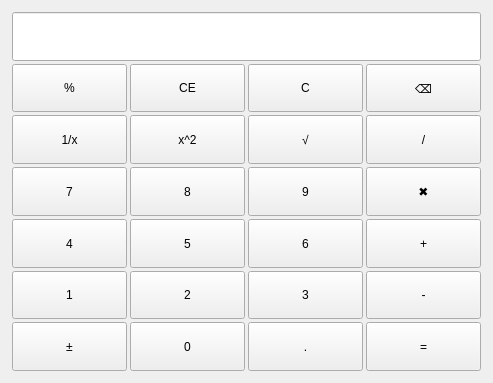
<?xml version="1.0" encoding="UTF-8"?>
<ui version="4.0">
 <class>Widget</class>
 <widget class="QWidget" name="Widget">
  <property name="geometry">
   <rect>
    <x>0</x>
    <y>0</y>
    <width>493</width>
    <height>383</height>
   </rect>
  </property>
  <property name="sizePolicy">
   <sizepolicy hsizetype="Minimum" vsizetype="Minimum">
    <horstretch>0</horstretch>
    <verstretch>0</verstretch>
   </sizepolicy>
  </property>
  <property name="windowTitle">
   <string>Widget</string>
  </property>
  <property name="autoFillBackground">
   <bool>false</bool>
  </property>
  <layout class="QHBoxLayout" name="horizontalLayout">
   <item>
    <layout class="QGridLayout" name="gridLayout">
     <property name="leftMargin">
      <number>1</number>
     </property>
     <property name="topMargin">
      <number>1</number>
     </property>
     <property name="rightMargin">
      <number>1</number>
     </property>
     <property name="bottomMargin">
      <number>1</number>
     </property>
     <property name="spacing">
      <number>3</number>
     </property>
     <item row="5" column="2">
      <widget class="QPushButton" name="btnNum3">
       <property name="sizePolicy">
        <sizepolicy hsizetype="Minimum" vsizetype="Minimum">
         <horstretch>0</horstretch>
         <verstretch>0</verstretch>
        </sizepolicy>
       </property>
       <property name="text">
        <string>3</string>
       </property>
      </widget>
     </item>
     <item row="4" column="1">
      <widget class="QPushButton" name="btnNum5">
       <property name="sizePolicy">
        <sizepolicy hsizetype="Minimum" vsizetype="Minimum">
         <horstretch>0</horstretch>
         <verstretch>0</verstretch>
        </sizepolicy>
       </property>
       <property name="text">
        <string>5</string>
       </property>
      </widget>
     </item>
     <item row="5" column="1">
      <widget class="QPushButton" name="btnNum2">
       <property name="sizePolicy">
        <sizepolicy hsizetype="Minimum" vsizetype="Minimum">
         <horstretch>0</horstretch>
         <verstretch>0</verstretch>
        </sizepolicy>
       </property>
       <property name="text">
        <string>2</string>
       </property>
      </widget>
     </item>
     <item row="1" column="1">
      <widget class="QPushButton" name="btnClearAll">
       <property name="sizePolicy">
        <sizepolicy hsizetype="Minimum" vsizetype="Minimum">
         <horstretch>0</horstretch>
         <verstretch>0</verstretch>
        </sizepolicy>
       </property>
       <property name="text">
        <string>CE</string>
       </property>
      </widget>
     </item>
     <item row="3" column="1">
      <widget class="QPushButton" name="btnNum8">
       <property name="sizePolicy">
        <sizepolicy hsizetype="Minimum" vsizetype="Minimum">
         <horstretch>0</horstretch>
         <verstretch>0</verstretch>
        </sizepolicy>
       </property>
       <property name="text">
        <string>8</string>
       </property>
      </widget>
     </item>
     <item row="3" column="0">
      <widget class="QPushButton" name="btnNum7">
       <property name="sizePolicy">
        <sizepolicy hsizetype="Minimum" vsizetype="Minimum">
         <horstretch>0</horstretch>
         <verstretch>0</verstretch>
        </sizepolicy>
       </property>
       <property name="text">
        <string>7</string>
       </property>
      </widget>
     </item>
     <item row="7" column="0">
      <widget class="QPushButton" name="btnOpposite">
       <property name="sizePolicy">
        <sizepolicy hsizetype="Minimum" vsizetype="Minimum">
         <horstretch>0</horstretch>
         <verstretch>0</verstretch>
        </sizepolicy>
       </property>
       <property name="text">
        <string>±</string>
       </property>
      </widget>
     </item>
     <item row="4" column="2">
      <widget class="QPushButton" name="btnNum6">
       <property name="sizePolicy">
        <sizepolicy hsizetype="Minimum" vsizetype="Minimum">
         <horstretch>0</horstretch>
         <verstretch>0</verstretch>
        </sizepolicy>
       </property>
       <property name="text">
        <string>6</string>
       </property>
      </widget>
     </item>
     <item row="5" column="0">
      <widget class="QPushButton" name="btnNum1">
       <property name="sizePolicy">
        <sizepolicy hsizetype="Minimum" vsizetype="Minimum">
         <horstretch>0</horstretch>
         <verstretch>0</verstretch>
        </sizepolicy>
       </property>
       <property name="text">
        <string>1</string>
       </property>
      </widget>
     </item>
     <item row="5" column="3">
      <widget class="QPushButton" name="btnMinus">
       <property name="sizePolicy">
        <sizepolicy hsizetype="Minimum" vsizetype="Minimum">
         <horstretch>0</horstretch>
         <verstretch>0</verstretch>
        </sizepolicy>
       </property>
       <property name="text">
        <string>-</string>
       </property>
      </widget>
     </item>
     <item row="2" column="0">
      <widget class="QPushButton" name="btnInverse">
       <property name="sizePolicy">
        <sizepolicy hsizetype="Minimum" vsizetype="Minimum">
         <horstretch>0</horstretch>
         <verstretch>0</verstretch>
        </sizepolicy>
       </property>
       <property name="text">
        <string>1/x</string>
       </property>
      </widget>
     </item>
     <item row="3" column="2">
      <widget class="QPushButton" name="btnNum9">
       <property name="sizePolicy">
        <sizepolicy hsizetype="Minimum" vsizetype="Minimum">
         <horstretch>0</horstretch>
         <verstretch>0</verstretch>
        </sizepolicy>
       </property>
       <property name="text">
        <string>9</string>
       </property>
      </widget>
     </item>
     <item row="1" column="0">
      <widget class="QPushButton" name="btnPercentage">
       <property name="sizePolicy">
        <sizepolicy hsizetype="Minimum" vsizetype="Minimum">
         <horstretch>0</horstretch>
         <verstretch>0</verstretch>
        </sizepolicy>
       </property>
       <property name="text">
        <string>%</string>
       </property>
      </widget>
     </item>
     <item row="1" column="2">
      <widget class="QPushButton" name="btnClear">
       <property name="sizePolicy">
        <sizepolicy hsizetype="Minimum" vsizetype="Minimum">
         <horstretch>0</horstretch>
         <verstretch>0</verstretch>
        </sizepolicy>
       </property>
       <property name="text">
        <string>C</string>
       </property>
      </widget>
     </item>
     <item row="7" column="2">
      <widget class="QPushButton" name="btnPeriod">
       <property name="sizePolicy">
        <sizepolicy hsizetype="Minimum" vsizetype="Minimum">
         <horstretch>0</horstretch>
         <verstretch>0</verstretch>
        </sizepolicy>
       </property>
       <property name="text">
        <string>.</string>
       </property>
      </widget>
     </item>
     <item row="4" column="0">
      <widget class="QPushButton" name="btnNum4">
       <property name="sizePolicy">
        <sizepolicy hsizetype="Minimum" vsizetype="Minimum">
         <horstretch>0</horstretch>
         <verstretch>0</verstretch>
        </sizepolicy>
       </property>
       <property name="text">
        <string>4</string>
       </property>
      </widget>
     </item>
     <item row="2" column="2">
      <widget class="QPushButton" name="btnSqrt">
       <property name="sizePolicy">
        <sizepolicy hsizetype="Minimum" vsizetype="Minimum">
         <horstretch>0</horstretch>
         <verstretch>0</verstretch>
        </sizepolicy>
       </property>
       <property name="text">
        <string>√</string>
       </property>
      </widget>
     </item>
     <item row="7" column="1">
      <widget class="QPushButton" name="btnNum0">
       <property name="sizePolicy">
        <sizepolicy hsizetype="Minimum" vsizetype="Minimum">
         <horstretch>0</horstretch>
         <verstretch>0</verstretch>
        </sizepolicy>
       </property>
       <property name="text">
        <string>0</string>
       </property>
      </widget>
     </item>
     <item row="3" column="3">
      <widget class="QPushButton" name="btnMultiple">
       <property name="sizePolicy">
        <sizepolicy hsizetype="Minimum" vsizetype="Minimum">
         <horstretch>0</horstretch>
         <verstretch>0</verstretch>
        </sizepolicy>
       </property>
       <property name="text">
        <string>✖</string>
       </property>
      </widget>
     </item>
     <item row="1" column="3">
      <widget class="QPushButton" name="btnDel">
       <property name="sizePolicy">
        <sizepolicy hsizetype="Minimum" vsizetype="Minimum">
         <horstretch>0</horstretch>
         <verstretch>0</verstretch>
        </sizepolicy>
       </property>
       <property name="text">
        <string>⌫</string>
       </property>
      </widget>
     </item>
     <item row="2" column="1">
      <widget class="QPushButton" name="btnSquare">
       <property name="sizePolicy">
        <sizepolicy hsizetype="Minimum" vsizetype="Minimum">
         <horstretch>0</horstretch>
         <verstretch>0</verstretch>
        </sizepolicy>
       </property>
       <property name="text">
        <string>x^2</string>
       </property>
      </widget>
     </item>
     <item row="0" column="0" colspan="4">
      <widget class="QLineEdit" name="display">
       <property name="sizePolicy">
        <sizepolicy hsizetype="Expanding" vsizetype="Minimum">
         <horstretch>0</horstretch>
         <verstretch>0</verstretch>
        </sizepolicy>
       </property>
      </widget>
     </item>
     <item row="4" column="3">
      <widget class="QPushButton" name="btnPlus">
       <property name="sizePolicy">
        <sizepolicy hsizetype="Minimum" vsizetype="Minimum">
         <horstretch>0</horstretch>
         <verstretch>0</verstretch>
        </sizepolicy>
       </property>
       <property name="text">
        <string>+</string>
       </property>
      </widget>
     </item>
     <item row="2" column="3">
      <widget class="QPushButton" name="btnDivide">
       <property name="sizePolicy">
        <sizepolicy hsizetype="Minimum" vsizetype="Minimum">
         <horstretch>0</horstretch>
         <verstretch>0</verstretch>
        </sizepolicy>
       </property>
       <property name="text">
        <string>/</string>
       </property>
      </widget>
     </item>
     <item row="7" column="3">
      <widget class="QPushButton" name="btnEqual">
       <property name="sizePolicy">
        <sizepolicy hsizetype="Minimum" vsizetype="Minimum">
         <horstretch>0</horstretch>
         <verstretch>0</verstretch>
        </sizepolicy>
       </property>
       <property name="text">
        <string>=</string>
       </property>
      </widget>
     </item>
    </layout>
   </item>
  </layout>
 </widget>
 <resources/>
 <connections/>
</ui>
